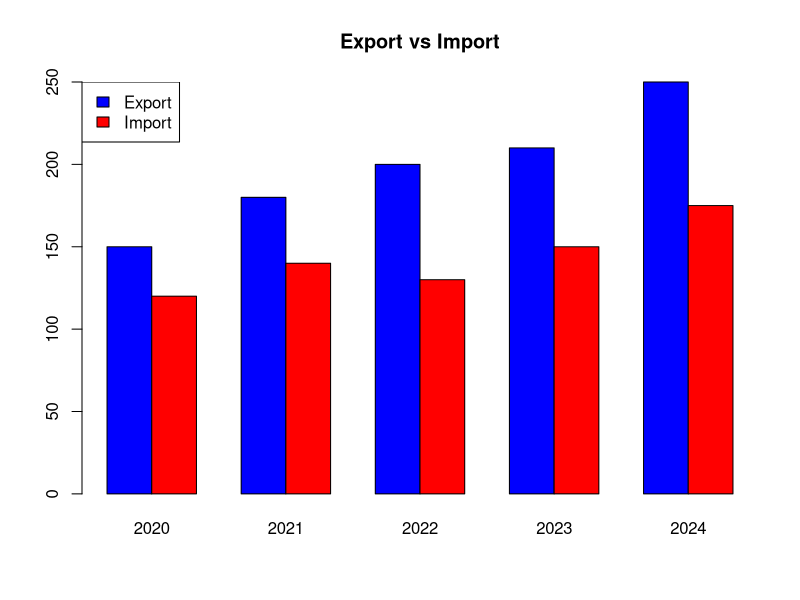

Recreate this plot in R.
##Slip - 19
##Q.1 - (A)

x = c(2.1,3.5,2.8,1.9,2.4,3.2,1.7,2.9,3.0,2.2,
      1.8,2.6,3.7,2.5,2.3,1.5,2.7,3.1,3.4,2.0)

stem(x)

median(x)

##Q.1 - (B)

x = rpois(20,3.2)

x

median(x)

##Q.2 - A

before = c(15.5,12.7,14.8,16.7,20.1,22,20.2,18.1,17.4,19.1)
after  = c(21.2,20.1,17.2,22.7,20,19.8,18.8,17.9,18.6,24.3)

t.test(before,after,paired=TRUE)

##Q.3 - A

X = c(1,2,3,4,5,6)
Y = c(2.5,3.8,5.2,7.1,8.5,10.2)

model = lm(Y ~ X)
model

predict(model,data.frame(X=4.5))

##Q.3 - B

pnorm(1) - pnorm(-1)

1 - pnorm(2.33)

##Q.4 - A

year = c(2020,2021,2022,2023,2024)

export = c(150,180,200,210,250)
import = c(120,140,130,150,175)

m = rbind(export,import)

barplot(m,beside=TRUE,col=c("blue","red"),
        names.arg=year,main="Export vs Import")

legend("topleft",legend=c("Export","Import"),
       fill=c("blue","red"))

##Q.4 - B

x = c(70,120,110,101,88,83,95,89,107,125)

t.test(x,mu=100)
